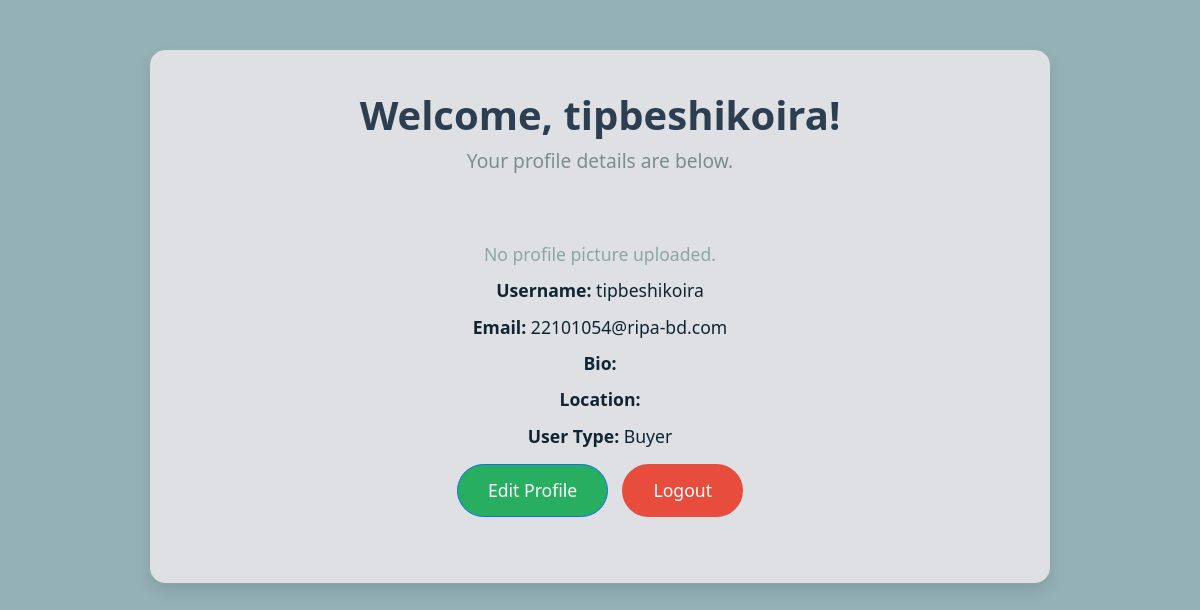
Before: /accounts/profile (signed in) with the older database file.
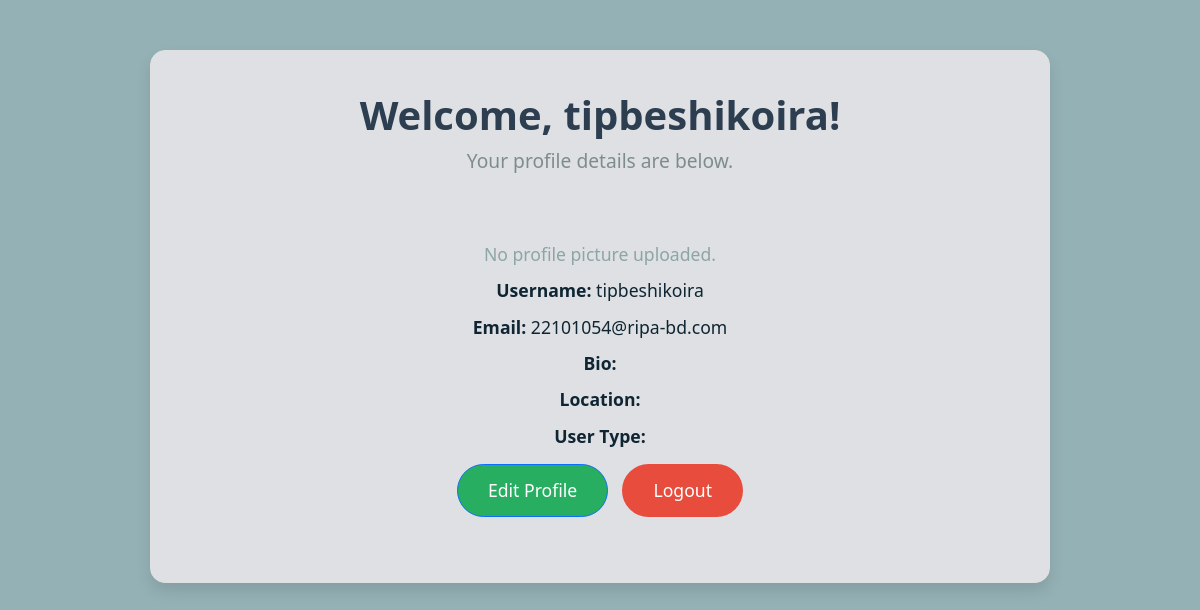
After: the same page with the newer database file.
### accounts/models.py (models this page shows, shortened)
class Profile(models.Model):
    user = models.OneToOneField(User, on_delete=models.CASCADE)
    USER_TYPE_CHOICES = [
        ('admin', 'Admin'),
        ('seller', 'Seller'),
        ('buyer', 'Buyer'),
    ]
    user_type = models.CharField(max_length=10, choices=USER_TYPE_CHOICES, default='buyer')
    bio = models.TextField(blank=True)
    location = models.CharField(max_length=100, blank=True)
    profile_picture = models.ImageField(upload_to='profile_pics/', blank=True, null=True)
    class Meta:
        permissions = [
            ("can_add_profile", "Can add profile"),
            ("can_change_profile", "Can change profile"),
            ("can_delete_profile", "Can delete profile"),
            ("can_view_profile", "Can view profile"),
        ]

### accounts/views.py (the view)
# urls.py: path('profile', views.view_profile, name='view_profile'),
@login_required
def view_profile(request):
    try:
        profile = Profile.objects.get(user=request.user)
    except ObjectDoesNotExist:
        profile = None  # Handle case where profile does not exist
    return render(request, 'view_profile.html', {'profile': profile, 'user': request.user})

### templates/view_profile.html (shortened to what this page needs)
<!DOCTYPE html>
<html lang="en">
<head>
    <link href="https://cdn.jsdelivr.net/npm/bootstrap@5.1.3/dist/css/bootstrap.min.css" rel="stylesheet">
</head>
<body>
    <div class="container">
        <div class="profile-container">
            <div class="profile-header">
                <h1>Welcome, {{ user.username }}!</h1>
                <p>Your profile details are below.</p>
            </div>
            <div class="profile-info">
                {% if profile.profile_picture %}
                    <img src="{{ profile.profile_picture.url }}" alt="{{ user.username }}">
                {% else %}
                    <div class="no-picture">No profile picture uploaded.</div>
                {% endif %}
                <p><strong>Username:</strong> {{ user.username }}</p>
                <p><strong>Email:</strong> {{ user.email }}</p>
                <p><strong>Bio:</strong> {{ profile.bio }}</p>
                <p><strong>Location:</strong> {{ profile.location }}</p>
                <p><strong>User Type:</strong> {{ profile.get_user_type_display }}</p>
                <div>
                    <a href="{% url 'edit_profile' %}" class="btn btn-primary">Edit Profile</a>
                    <a href="{% url 'logout' %}" class="btn logout-btn">Logout</a>
                </div>
            </div>
        </div>
    </div>
</body>
</html>

Changed rows visible on the page:
removed Profile: user_type "Buyer"
